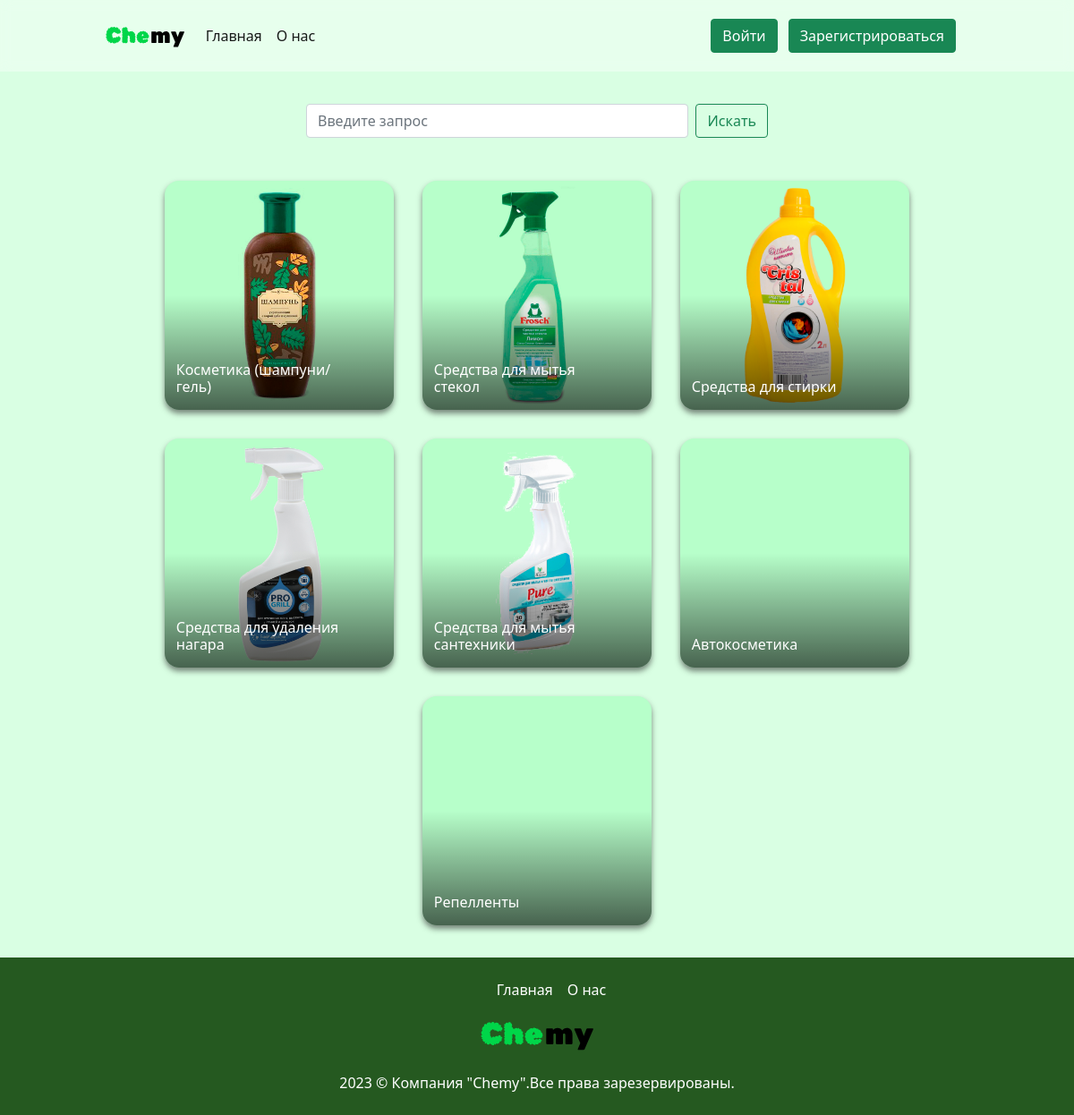
The page / on the database its author committed.
### main/models.py (models this page shows, shortened)
class Category(models.Model):
    name = models.CharField(max_length=128, verbose_name="Наименование")
    des = models.TextField(verbose_name="Описание", default="")
    img = models.ImageField(upload_to='products/',default='products/placeholder.png', verbose_name="Фотография")
    class Meta():
        verbose_name = "категория"
        verbose_name_plural = "Категории"
        ordering = ['id']

### main/views.py (the view)
# urls.py: path('', views.index, name='index'),
def index(request):
    categories = Category.objects.all()
    response = arender(request, "index.html", {"categories": categories})
    return response

### main/views.py (called while the page is built)
def arender(request, template, context):
    try:
        current_user = User.objects.get(id=request.user.id)
    except:
        current_user = False
    context.update({"current_user": current_user})
    return render(request, template, context)

### templates/index.html (shortened to what this page needs)
{% extends 'base.html' %}
{% block content %}
    <div class="search-containter">
        <form class="d-flex search" action="{% url 'search' %}" method="GET">
            <input class="form-control me-2" type="search" placeholder="Введите запрос" aria-label="Search" name="query">
            <button class="btn btn-outline-success" type="submit">Искать</button>
        </form>
    </div>
    <div class="items-list" >
        {% for category in categories %}
            <a href="/category/{{ category.id }}" class="category-card" style="background-image: url('{{ category.img.url }}');">
                <div class="body">
                    <h6 class="title">{{ category.name }}</h6>
                </div>
            </a>
        {% endfor %}
    </div>
{% endblock%}

### main/static/css/style.css (style rules this page uses)
body { background-color: #d9ffe3; }
.search-containter { width: 100%; display: flex; align-items: center; justify-content: center; }
.search { width: 50%; padding: 12px; }
.search input[type=search] { width: 200%; }
a { text-decoration: none; }
.items-list { padding: 12px 0; width: 100%; display: flex; align-items: center; justify-content: center; flex-wrap: wrap; gap: 32px; }
.category-card { width: 16rem; height: 16rem; border-radius: 16px; background-size: cover; background-position: center center; box-shadow: #2c2c2c93 0 4px 6px; transition: all 0.3s ease-in-out; background-color: #b7ffca; }
.category-card .body { background: linear-gradient(#00000000 50%, #0000009c 100%); width: 100%; height: 100%; position: relative; display: flex; object-fit: contain; border-radius: 16px; }
.category-card .body .title { width: 80%; color: white; position: absolute; bottom: 3%; left: 5%; }

### rows shown on the page
Category: img (picture), name "Косметика (шампуни/гель)"
Category: img (picture), name "Средства для мытья стекол"
Category: img (picture), name "Средства для стирки"
Category: img (picture), name "Средства для удаления нагара"
Category: img (picture), name "Средства для мытья сантехники"
Category: name "Автокосметика"
Category: name "Репелленты"
